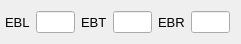
  <widget class="QWidget" name="horizontalLayoutWidget_3">
   <property name="geometry">
    <rect>
     <x>10</x>
     <y>430</y>
     <width>241</width>
     <height>28</height>
    </rect>
   </property>
   <layout class="QHBoxLayout" name="horizontalLayout_3">
    <property name="leftMargin">
     <number>5</number>
    </property>
    <item>
     <widget class="QLabel" name="label">
      <property name="font">
       <font>
        <pointsize>10</pointsize>
       </font>
      </property>
      <property name="text">
       <string>EBL</string>
      </property>
     </widget>
    </item>
    <item>
     <widget class="QLineEdit" name="ebl_vol">
      <property name="maximumSize">
       <size>
        <width>40</width>
        <height>16777215</height>
       </size>
      </property>
      <property name="alignment">
       <set>Qt::AlignRight|Qt::AlignTrailing|Qt::AlignVCenter</set>
      </property>
     </widget>
    </item>
    <item>
     <widget class="QLabel" name="label_12">
      <property name="font">
       <font>
        <pointsize>10</pointsize>
       </font>
      </property>
      <property name="text">
       <string>EBT</string>
      </property>
     </widget>
    </item>
    <item>
     <widget class="QLineEdit" name="ebt_vol">
      <property name="maximumSize">
       <size>
        <width>40</width>
        <height>16777215</height>
       </size>
      </property>
      <property name="alignment">
       <set>Qt::AlignRight|Qt::AlignTrailing|Qt::AlignVCenter</set>
      </property>
     </widget>
    </item>
    <item>
     <widget class="QLabel" name="label_16">
      <property name="font">
       <font>
        <pointsize>10</pointsize>
       </font>
      </property>
      <property name="text">
       <string>EBR</string>
      </property>
     </widget>
    </item>
    <item>
     <widget class="QLineEdit" name="ebr_vol">
      <property name="maximumSize">
       <size>
        <width>40</width>
        <height>16777215</height>
       </size>
      </property>
      <property name="alignment">
       <set>Qt::AlignRight|Qt::AlignTrailing|Qt::AlignVCenter</set>
      </property>
     </widget>
    </item>
   </layout>
  </widget>
